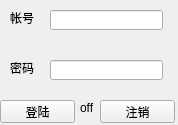
<?xml version="1.0" encoding="UTF-8"?>
<ui version="4.0">
 <class>MainWindow</class>
 <widget class="QMainWindow" name="MainWindow">
  <property name="geometry">
   <rect>
    <x>0</x>
    <y>0</y>
    <width>178</width>
    <height>125</height>
   </rect>
  </property>
  <property name="windowTitle">
   <string>MainWindow</string>
  </property>
  <widget class="QWidget" name="centralWidget">
   <widget class="QLabel" name="user_label">
    <property name="geometry">
     <rect>
      <x>10</x>
      <y>10</y>
      <width>54</width>
      <height>16</height>
     </rect>
    </property>
    <property name="text">
     <string>帐号</string>
    </property>
   </widget>
   <widget class="QLabel" name="pwd_label">
    <property name="geometry">
     <rect>
      <x>10</x>
      <y>60</y>
      <width>54</width>
      <height>16</height>
     </rect>
    </property>
    <property name="text">
     <string>密码 </string>
    </property>
   </widget>
   <widget class="QLineEdit" name="user_edit">
    <property name="geometry">
     <rect>
      <x>50</x>
      <y>10</y>
      <width>113</width>
      <height>20</height>
     </rect>
    </property>
   </widget>
   <widget class="QLineEdit" name="pwd_edit">
    <property name="geometry">
     <rect>
      <x>50</x>
      <y>60</y>
      <width>113</width>
      <height>20</height>
     </rect>
    </property>
    <property name="echoMode">
     <enum>QLineEdit::Password</enum>
    </property>
   </widget>
   <widget class="QPushButton" name="login_button">
    <property name="geometry">
     <rect>
      <x>0</x>
      <y>100</y>
      <width>75</width>
      <height>23</height>
     </rect>
    </property>
    <property name="text">
     <string>登陆</string>
    </property>
   </widget>
   <widget class="QPushButton" name="exit_button">
    <property name="geometry">
     <rect>
      <x>100</x>
      <y>100</y>
      <width>75</width>
      <height>23</height>
     </rect>
    </property>
    <property name="text">
     <string>注销</string>
    </property>
   </widget>
   <widget class="QLabel" name="label">
    <property name="geometry">
     <rect>
      <x>80</x>
      <y>100</y>
      <width>57</width>
      <height>15</height>
     </rect>
    </property>
    <property name="text">
     <string>off</string>
    </property>
   </widget>
  </widget>
 </widget>
 <layoutdefault spacing="6" margin="11"/>
 <resources/>
 <connections/>
</ui>
